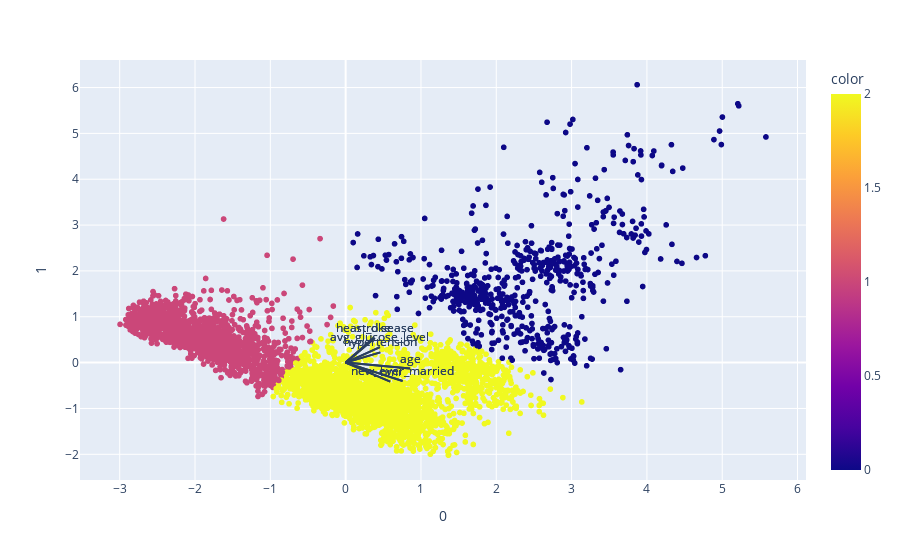

Notebook code for this chart:
### Code cell
for i, feature in enumerate(columns_to_use):
    fig.add_shape(
        type='line',
        x0=0, y0=0,
        x1=loadings[i, 0],
        y1=loadings[i, 1]
    )
    fig.add_annotation(
        x=loadings[i, 0],
        y=loadings[i, 1],
        ax=0, ay=0,
        xanchor="center",
        yanchor="bottom",
        text=feature,
    )
fig.show()

### Figure 1 — Plotly figure (JSON) as saved in the notebook; plotly's stock layout.template omitted (floating-point values rounded to 4 significant figures; data arrays with more than 128 entries replaced by an {"elided": "..."} marker saying what was removed)
{"data": [{"hovertemplate": "0=%{x}<br>1=%{y}<br>color=%{marker.color}<extra></extra>", "legendgroup": "", "marker": {"color": {"elided": "4981 int values"}, "coloraxis": "coloraxis", "symbol": "circle"}, "mode": "markers", "name": "", "showlegend": false, "type": "scattergl", "x": {"elided": "4981 float values"}, "xaxis": "x", "y": {"elided": "4981 float values"}, "yaxis": "y"}], "layout": {"annotations": [{"ax": 0, "ay": 0, "text": "age", "x": 0.8556, "xanchor": "center", "y": -0.1304, "yanchor": "bottom"}, {"ax": 0, "ay": 0, "text": "hypertension", "x": 0.4605, "xanchor": "center", "y": 0.2231, "yanchor": "bottom"}, {"ax": 0, "ay": 0, "text": "heart_disease", "x": 0.3875, "xanchor": "center", "y": 0.5362, "yanchor": "bottom"}, {"ax": 0, "ay": 0, "text": "avg_glucose_level", "x": 0.4554, "xanchor": "center", "y": 0.3377, "yanchor": "bottom"}, {"ax": 0, "ay": 0, "text": "bmi", "x": 0.5913, "xanchor": "center", "y": -0.4153, "yanchor": "bottom"}, {"ax": 0, "ay": 0, "text": "stroke", "x": 0.3681, "xanchor": "center", "y": 0.535, "yanchor": "bottom"}, {"ax": 0, "ay": 0, "text": "new_ever_married", "x": 0.7565, "xanchor": "center", "y": -0.402, "yanchor": "bottom"}, {"ax": 0, "ay": 0, "text": "age", "x": 0.8556, "xanchor": "center", "y": -0.1304, "yanchor": "bottom"}, {"ax": 0, "ay": 0, "text": "hypertension", "x": 0.4605, "xanchor": "center", "y": 0.2231, "yanchor": "bottom"}, {"ax": 0, "ay": 0, "text": "heart_disease", "x": 0.3875, "xanchor": "center", "y": 0.5362, "yanchor": "bottom"}, {"ax": 0, "ay": 0, "text": "avg_glucose_level", "x": 0.4554, "xanchor": "center", "y": 0.3377, "yanchor": "bottom"}, {"ax": 0, "ay": 0, "text": "bmi", "x": 0.5913, "xanchor": "center", "y": -0.4153, "yanchor": "bottom"}, {"ax": 0, "ay": 0, "text": "stroke", "x": 0.3681, "xanchor": "center", "y": 0.535, "yanchor": "bottom"}, {"ax": 0, "ay": 0, "text": "new_ever_married", "x": 0.7565, "xanchor": "center", "y": -0.402, "yanchor": "bottom"}], "coloraxis": {"colorbar": {"title": {"text": "color"}}, "colorscale": [[0, "#0d0887"], [0.1111, "#46039f"], [0.2222, "#7201a8"], [0.3333, "#9c179e"], [0.4444, "#bd3786"], [0.5556, "#d8576b"], [0.6667, "#ed7953"], [0.7778, "#fb9f3a"], [0.8889, "#fdca26"], [1, "#f0f921"]]}, "legend": {"tracegroupgap": 0}, "margin": {"t": 60}, "shapes": [{"type": "line", "x0": 0, "x1": 0.8556, "y0": 0, "y1": -0.1304}, {"type": "line", "x0": 0, "x1": 0.4605, "y0": 0, "y1": 0.2231}, {"type": "line", "x0": 0, "x1": 0.3875, "y0": 0, "y1": 0.5362}, {"type": "line", "x0": 0, "x1": 0.4554, "y0": 0, "y1": 0.3377}, {"type": "line", "x0": 0, "x1": 0.5913, "y0": 0, "y1": -0.4153}, {"type": "line", "x0": 0, "x1": 0.3681, "y0": 0, "y1": 0.535}, {"type": "line", "x0": 0, "x1": 0.7565, "y0": 0, "y1": -0.402}, {"type": "line", "x0": 0, "x1": 0.8556, "y0": 0, "y1": -0.1304}, {"type": "line", "x0": 0, "x1": 0.4605, "y0": 0, "y1": 0.2231}, {"type": "line", "x0": 0, "x1": 0.3875, "y0": 0, "y1": 0.5362}, {"type": "line", "x0": 0, "x1": 0.4554, "y0": 0, "y1": 0.3377}, {"type": "line", "x0": 0, "x1": 0.5913, "y0": 0, "y1": -0.4153}, {"type": "line", "x0": 0, "x1": 0.3681, "y0": 0, "y1": 0.535}, {"type": "line", "x0": 0, "x1": 0.7565, "y0": 0, "y1": -0.402}], "xaxis": {"anchor": "y", "domain": [0, 1], "title": {"text": "0"}}, "yaxis": {"anchor": "x", "domain": [0, 1], "title": {"text": "1"}}}}
